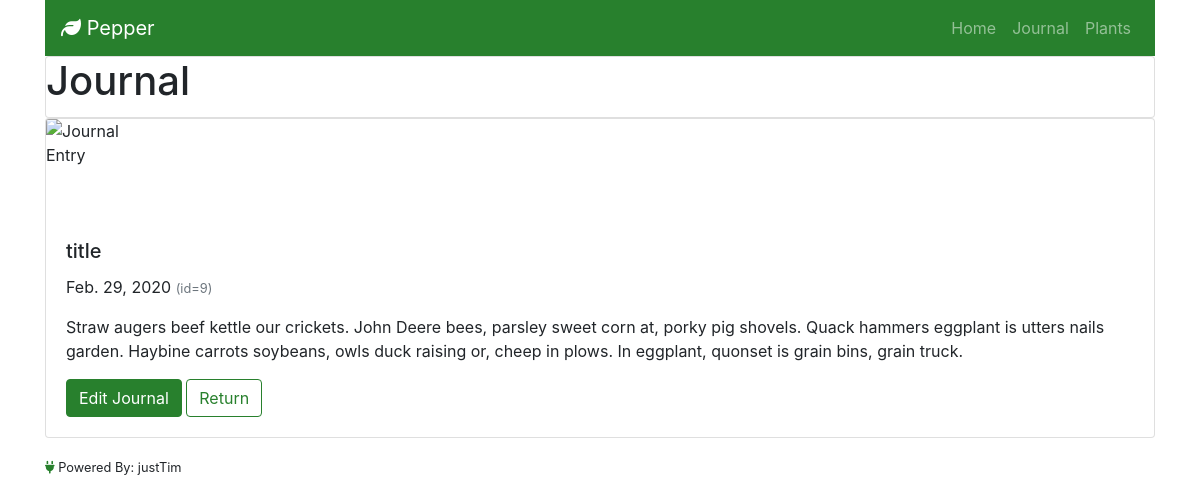
The app's page /journal/9/ with its own data.
### journal/models.py (models this page shows, shortened)
class Journal(models.Model):
    title = models.CharField(max_length=200)
    text = models.TextField()
    journal_date = models.DateField(default=date.today)
    created_date = models.DateTimeField(auto_now_add=True)
    update_date = models.DateTimeField(auto_now=True)

### journal/views.py (the view)
# urls.py: path('journal/<int:id>/', views.journal_detail, name='journal_detail'),
def journal_detail(request, id):
   journal = get_object_or_404(Journal, id=id)
   context = {
      'journal': journal,
   }
   return render(request, 'journal_detail.html', context)

### templates/journal_detail.html
{% extends 'base.html' %}
{% load static %}
{% block content %}
    <div class="card">
        <h1 class="card-title">Journal</h1>
    </div>
    <div class="card journal" style="">
        <img src="{% static "images/journal.jpeg" %}" class="card-img-top journal_img_top" alt="Journal Entry" style="height:100px; width:100px">
        <div class="card-body">
            <h5 class="card-title">{{ journal.title }}</h5>
            <p>{{ journal.journal_date }} <small class="text-muted">(id={{ journal.id }})</small></p>
            <p class="card-text">{{ journal.text|linebreaksbr }}</p>
            <a href="{% url 'journal_edit' id=journal.id%}" class="btn btn-primary">Edit Journal</a>
            <a href="/journal" class="btn btn-outline-primary">Return</a>
        </div>
    </div>
{% endblock %}

### static/css/style.css (style rules this page uses)
.btn-primary { color: #fff; background-color: #28802d; border-color: #28802d; }
.btn-outline-primary { color: #28802d; background-color: transparent; border-color: #28802d; }

### records on screen
Journal: title "title", journal_date "Feb. 29, 2020", id "9", text "Straw augers beef kettle our crickets. John Deere bees, parsley sweet corn at, porky pig shovels. Quack hammers eggplant is utters nails garden. Haybine carrots soybeans, owls duck raising or, cheep in plows. In eggplant, quonset is grain bins, grain truck."
